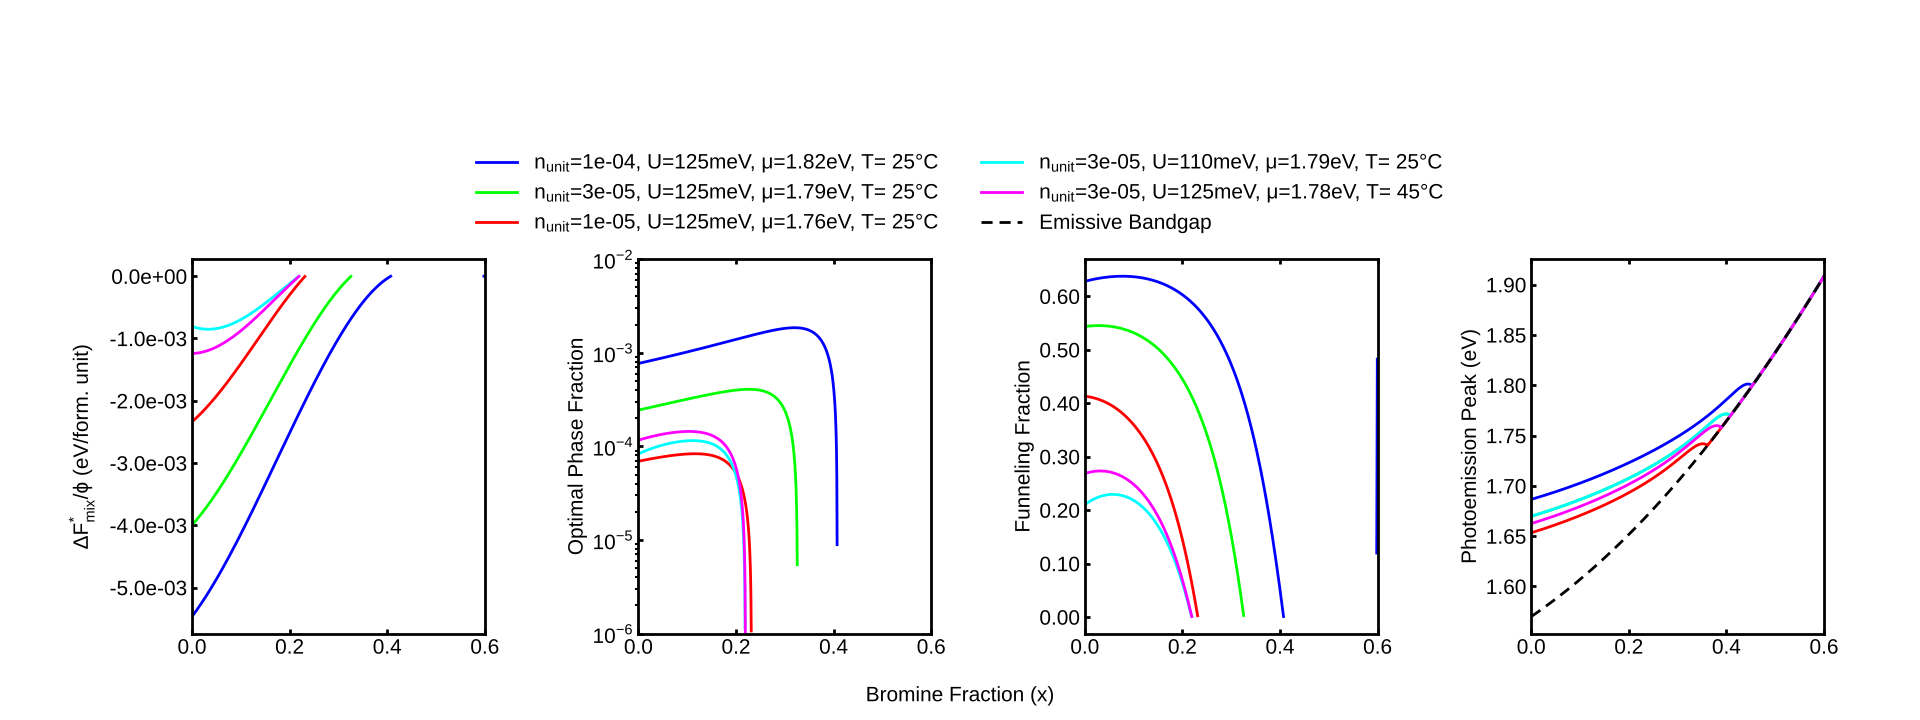

This chart was generated by the following Python code:
#!/usr/bin/env python3
"""
Python / matplotlib port of the gnuplot script for the mixing free energy
(Delta F_mix*), optimal phase fraction, funneling fraction and photoemission
peak vs. bromine fraction x.

Usage:
    python fmix_plots.py                 # 1000 samples, show window, save PNG
    python fmix_plots.py --samples 300   # faster, coarser curves
    python fmix_plots.py --no-show       # just save the PNG
"""
import argparse
import math
from concurrent.futures import ProcessPoolExecutor

import numpy as np
import matplotlib.pyplot as plt
from matplotlib.lines import Line2D
from matplotlib.ticker import FormatStrFormatter

# ----------------------------------------------------------------------------
# Parameters (same names/values as the gnuplot script)
# ----------------------------------------------------------------------------
ns = [1e-4, 3.16e-5, 1e-5, 3.16e-5, 3.16e-5]
Ts = [0.0258, 0.0258, 0.0258, 0.0258, 0.0275]
Us = [0.125, 0.125, 0.125, 0.110, 0.125]
Efs = [1.75, 1.70, 1.65, 1.70, 1.70]          # overwritten below from n_unit
Colors = ["blue", "green", "red", "cyan", "magenta"]
nplot = len(ns)

# gnuplot's "green" is pure #00ff00 (matplotlib's "green" is darker)
GNUPLOT_COLORS = {"blue": "#0000ff", "green": "#00ff00", "red": "#ff0000",
                  "cyan": "#00ffff", "magenta": "#ff00ff"}

pi = 3.141592654
a = 1.225            # gives a band edge density of states of 1.8e19 at RT
aprime = 0.81374
parent = 0.6
chi = 0.641
RT = 0.0258
iterations = 3
intervals = 100
epsilon = 1e-10
selfconsistent = 1
WARN_CONVERGENCE = False   # gnuplot script printed a line if change > 1e-5

NAN = float("nan")


# ----------------------------------------------------------------------------
# Physics functions
# ----------------------------------------------------------------------------
def Eg(x):
    return 1.57 + 0.33 * x + 0.39 * x * x


def DeltaEg(x, xi):
    return Eg(x) - Eg(xi)


def N(muprime, T):
    if muprime > chi * T:
        return (2.0 / 3.0 * a * muprime ** 1.5
                + pi ** 2 / 12 * T ** 2 * a * muprime ** (-0.5))
    return aprime * a * math.sqrt(pi) / 2 * T ** 1.5 * math.exp(muprime / T)


def FF(x, xi, phi, mu, T):
    num = phi * N(mu - Eg(x), T)
    return num / (num + (1 - phi) * N(mu - Eg(xi), T))


def d(T):
    return pi ** 2 / 4.0 * T ** 2


def EPL(x, muprime, T):
    if muprime > chi * T:
        return (Eg(x) + 3.0 / 5.0 * muprime
                + 12.0 / 5.0 * muprime * d(T) / (2.0 * muprime ** 2 + d(T))
                - 3.0 / 2.0 * T)
    return Eg(x)


def FMixstar(x, xi, phi, U, T, fI, nunit, muprime, DEg):
    if phi > 2 * epsilon:
        return (phi / (1 - phi) * (x - xi) ** 2
                * (-U + 3.0 / 2.0 * T / (xi * (1.0 - xi)))
                + fI * nunit * (EPL(x, muprime, T) - Eg(xi)))
    return 0.0


def Efshift(ff, T):
    one_minus = 1 - ff
    if one_minus <= 0:                 # gnuplot: log(0) = -inf
        return -math.inf
    return T * math.log(one_minus)


def Effromnunit(nunit, xi, T):
    return Eg(xi) + T * math.log(2 * nunit / (T ** 1.5 * a * aprime * math.sqrt(pi)))


# ----------------------------------------------------------------------------
# Self-consistent chemical potential and free energy
# ----------------------------------------------------------------------------
def _selfconsistent(x, xi, phi, T, muinit):
    """Fixed-point iteration. Returns (mu, fillingFactor, change) where the
    filling factor is the one from the *last* iteration (before the final mu
    update), exactly as in the gnuplot function."""
    mu = muinit
    ff = NAN
    change = 0.0
    for _ in range(iterations):
        ff = FF(x, xi, phi, mu, T)
        shift = Efshift(ff, T)
        change = muinit + shift - mu
        mu = mu + change
    if WARN_CONVERGENCE and change > 1e-5:
        print(x, xi, phi, T, muinit, change)
    return mu, ff, change


def FMixstarsc(x, xi, phi, U, T, nunit, muinit, DEg):
    try:
        mu, ff, _ = _selfconsistent(x, xi, phi, T, muinit)
        return FMixstar(x, xi, phi, U, T, ff, nunit, mu - Eg(x), DEg)
    except (ValueError, ZeroDivisionError, OverflowError):
        return NAN


def musc(x, xi, T, muinit, phi):
    try:
        return _selfconsistent(x, xi, phi, T, muinit)[0]
    except (ValueError, ZeroDivisionError, OverflowError):
        return NAN


def _F(x, xi, phi, U, T, nunit, mu):
    """Free energy at a given phi, self-consistent or not (as in the script)."""
    if selfconsistent:
        return FMixstarsc(x, xi, phi, U, T, nunit, mu, DeltaEg(x, xi))
    return FMixstar(x, xi, phi, U, T, FF(x, xi, phi, mu, T), nunit,
                    mu - Eg(x), DeltaEg(x, xi))


# ----------------------------------------------------------------------------
# Root finding: $BinarySearch* / $Lowest_Root_* merged into one routine.
# Returns (Fmix, phi): Fmix = $Lowest_Root_FMix, phi = $Lowest_Root_phi
# (phi is NaN if the optimum is below 3*epsilon, as in $BinarySearchphi).
# ----------------------------------------------------------------------------
def _binary_search(x, xi, U, T, nunit, mu, lo, hi):
    phimin, phimax = lo, hi
    E1 = E2 = NAN
    phiguess = 0.5 * (lo + hi)
    while (phimax - phimin) / (phimax + phimin) > epsilon:
        phiguess = (phimin + phimax) / 2.0
        E1 = _F(x, xi, phiguess - epsilon, U, T, nunit, mu)
        E2 = _F(x, xi, phiguess + epsilon, U, T, nunit, mu)
        if E2 > E1:
            phimax = phiguess
        else:
            phimin = phiguess
    return (E1 + E2) / 2.0, phiguess


def lowest_root(x, xi, U, T, nunit, mu):
    phiguess = epsilon
    ratio = (1.0 / epsilon) ** (1.0 / intervals)
    Elast = _F(x, xi, phiguess, U, T, nunit, mu)
    for _ in range(intervals):
        phiguess *= ratio
        Ecurr = _F(x, xi, phiguess, U, T, nunit, mu)
        if Ecurr > Elast:      # this or the previous interval holds the minimum
            Fmix, phi = _binary_search(x, xi, U, T, nunit, mu,
                                       phiguess / ratio / ratio, phiguess)
            if phi < 3 * epsilon:
                return Fmix, NAN
            return Fmix, phi
        Elast = Ecurr
    return NAN, NAN


# ----------------------------------------------------------------------------
# Curve computation (one worker per curve so the 5 curves run in parallel)
# ----------------------------------------------------------------------------
def compute_curve(args):
    i, xs = args
    n, U, T, Ef = ns[i], Us[i], Ts[i], Efs[i]
    Fmix = np.full(len(xs), NAN)
    phi = np.full(len(xs), NAN)
    ffun = np.full(len(xs), NAN)
    for k, x in enumerate(xs):
        Fm, ph = lowest_root(x, parent, U, T, n, Ef)
        Fmix[k], phi[k] = Fm, ph
        mu = musc(x, parent, T, Ef, ph)
        try:
            ffun[k] = FF(x, parent, ph, mu, T)
        except (ValueError, ZeroDivisionError, OverflowError):
            ffun[k] = NAN
    return i, Fmix / phi, phi, ffun


# ----------------------------------------------------------------------------
def main():
    ap = argparse.ArgumentParser()
    ap.add_argument("--samples", type=int, default=1000)
    ap.add_argument("--no-show", action="store_true")
    ap.add_argument("--out", default="fmix_plots.png")
    args = ap.parse_args()

    # Fermi levels from the n_unit values (overrides the initial Efs)
    for i in range(nplot):
        Efs[i] = Effromnunit(ns[i], parent, Ts[i])

    # --- sanity prints from the gnuplot script ---
    print(lowest_root(0.29, parent, Us[0], Ts[0], ns[0], Efs[0])[0])
    print(lowest_root(0.55, parent, Us[0], Ts[0], ns[0], Efs[0])[0])
    for i in range(nplot):
        _, phi = lowest_root(0.0, parent, Us[i], Ts[i], ns[i], Efs[i])
        mu = musc(0.0, parent, Ts[i], Efs[i], phi)
        fI = FF(0.0, parent, phi, mu, Ts[i])
        print(ns[i], Us[i], Ts[i], mu - Eg(0.0), phi, fI,
              phi / (1 - phi) * (parent - 0) ** 2 * -Us[i],
              phi / (1 - phi) * (parent - 0) ** 2 * 3.0 / 2.0 * Ts[i] / parent / (1 - parent),
              fI * ns[i] * (EPL(0.0, mu - Eg(0.0), Ts[i]) - Eg(parent)))

    xs = np.linspace(0.0, parent, args.samples)
    with ProcessPoolExecutor() as ex:
        results = dict((r[0], r[1:]) for r in ex.map(compute_curve,
                                                      [(i, xs) for i in range(nplot)]))

    # ---------------------------------------------------------------- plotting
    plt.rcParams.update({"font.family": "sans-serif",
                         "font.sans-serif": ["Arial", "Liberation Sans", "DejaVu Sans"],
                         "font.size": 15, "axes.linewidth": 2,
                         "mathtext.default": "regular"})
    fig, axes = plt.subplots(1, 4, figsize=(19.2, 7.2))
    left, right, bottom = 0.10, 0.95, 0.12
    top = 1 - 0.06 * (nplot + 1)
    spacing = 0.08
    w = ((right - left) - 3 * spacing) / 4
    fig.subplots_adjust(left=left, right=right, bottom=bottom, top=top,
                        wspace=spacing / w)

    col = [GNUPLOT_COLORS[c] for c in Colors]
    ax1, ax2, ax3, ax4 = axes
    for i in range(nplot):
        ax1.plot(xs, results[i][0], color=col[i], lw=2)
        ax2.plot(xs, results[i][1], color=col[i], lw=2)
        ax3.plot(xs, results[i][2], color=col[i], lw=2)
        ax4.plot(xs, [EPL(x, Efs[i] - Eg(x), Ts[i]) for x in xs], color=col[i], lw=2)
    ax4.plot(xs, Eg(xs), color="black", lw=2, ls=(0, (4, 2.5)))

    ax1.set_ylabel(r"$\Delta F_{mix}^{*}/\phi$ (eV/form. unit)", labelpad=10)
    ax1.yaxis.set_major_formatter(FormatStrFormatter("%0.1e"))
    ax2.set_ylabel("Optimal Phase Fraction")
    ax2.set_yscale("log")
    ax2.set_ylim(1e-6, 1e-2)
    ax3.set_ylabel("Funneling Fraction")
    ax3.yaxis.set_major_formatter(FormatStrFormatter("%0.2f"))
    ax4.set_ylabel("Photoemission Peak (eV)")
    ax4.yaxis.set_major_formatter(FormatStrFormatter("%0.2f"))
    for ax in axes:
        ax.set_xlim(0, parent)
        ax.tick_params(width=2, direction="in", top=True, right=False)
        ax.tick_params(which="minor", width=1.5)

    # Shared legend (the "dummy plot" in the gnuplot script)
    handles, labels = [], []
    for i in range(nplot):
        T_C = Ts[i] * 298.15 / 0.0258 - 273.15
        labels.append(f"$n_{{unit}}$={ns[i]:.0e}, U={1000 * Us[i]:3.0f}meV, "
                      f"μ={Efs[i]:.2f}eV, T={T_C:3.0f}°C")
        handles.append(Line2D([], [], color=col[i], lw=2))
    labels.append("Emissive Bandgap")
    handles.append(Line2D([], [], color="black", lw=2, ls=(0, (4, 2.5))))
    fig.legend(handles, labels, loc="lower center", ncol=2, frameon=False,
               bbox_to_anchor=(0.5, top + 0.01))

    fig.text(0.5, 0.02, "Bromine Fraction (x)", ha="center", va="bottom")

    fig.savefig(args.out, dpi=100)
    print("saved", args.out)
    if not args.no_show:
        plt.show()


if __name__ == "__main__":
    main()
